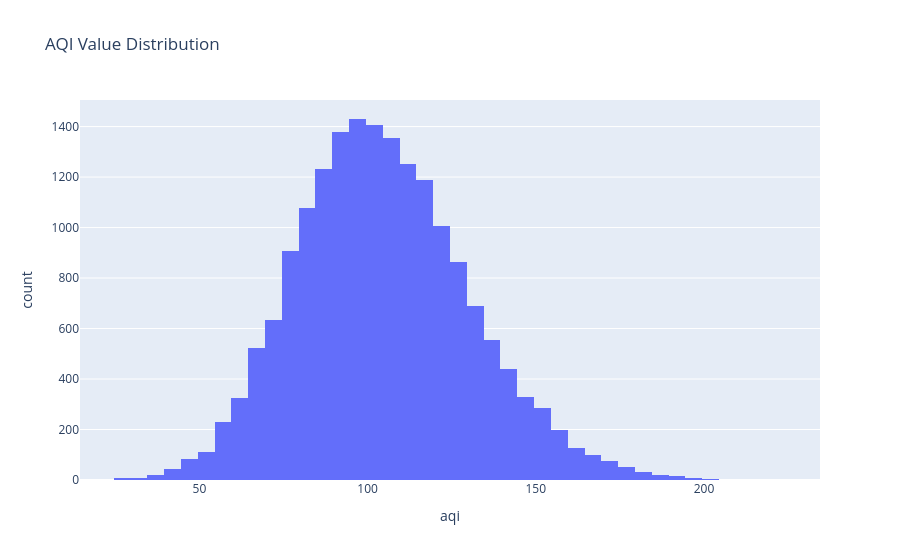

The code cell stored with this chart in its notebook:
### Code cell
# EDA: Distribution of AQI Value
fig = px.histogram(df, x='aqi', nbins=50, title='AQI Value Distribution')
fig.update_layout(showlegend=False)
fig.write_image('../viz/aqi_distribution.png')
fig.show()

### Figure 1 — Plotly figure (JSON) as saved in the notebook; plotly's stock layout.template omitted (floating-point values rounded to 4 significant figures; data arrays with more than 128 entries replaced by an {"elided": "..."} marker saying what was removed)
{"data": [{"bingroup": "x", "hovertemplate": "aqi=%{x}<br>count=%{y}<extra></extra>", "legendgroup": "", "marker": {"color": "#636efa", "pattern": {"shape": ""}}, "name": "", "nbinsx": 50, "orientation": "v", "showlegend": false, "type": "histogram", "x": {"elided": "18000 int values"}, "xaxis": "x", "yaxis": "y"}], "layout": {"barmode": "relative", "legend": {"tracegroupgap": 0}, "showlegend": false, "title": {"text": "AQI Value Distribution"}, "xaxis": {"anchor": "y", "domain": [0, 1], "title": {"text": "aqi"}}, "yaxis": {"anchor": "x", "domain": [0, 1], "title": {"text": "count"}}}}
